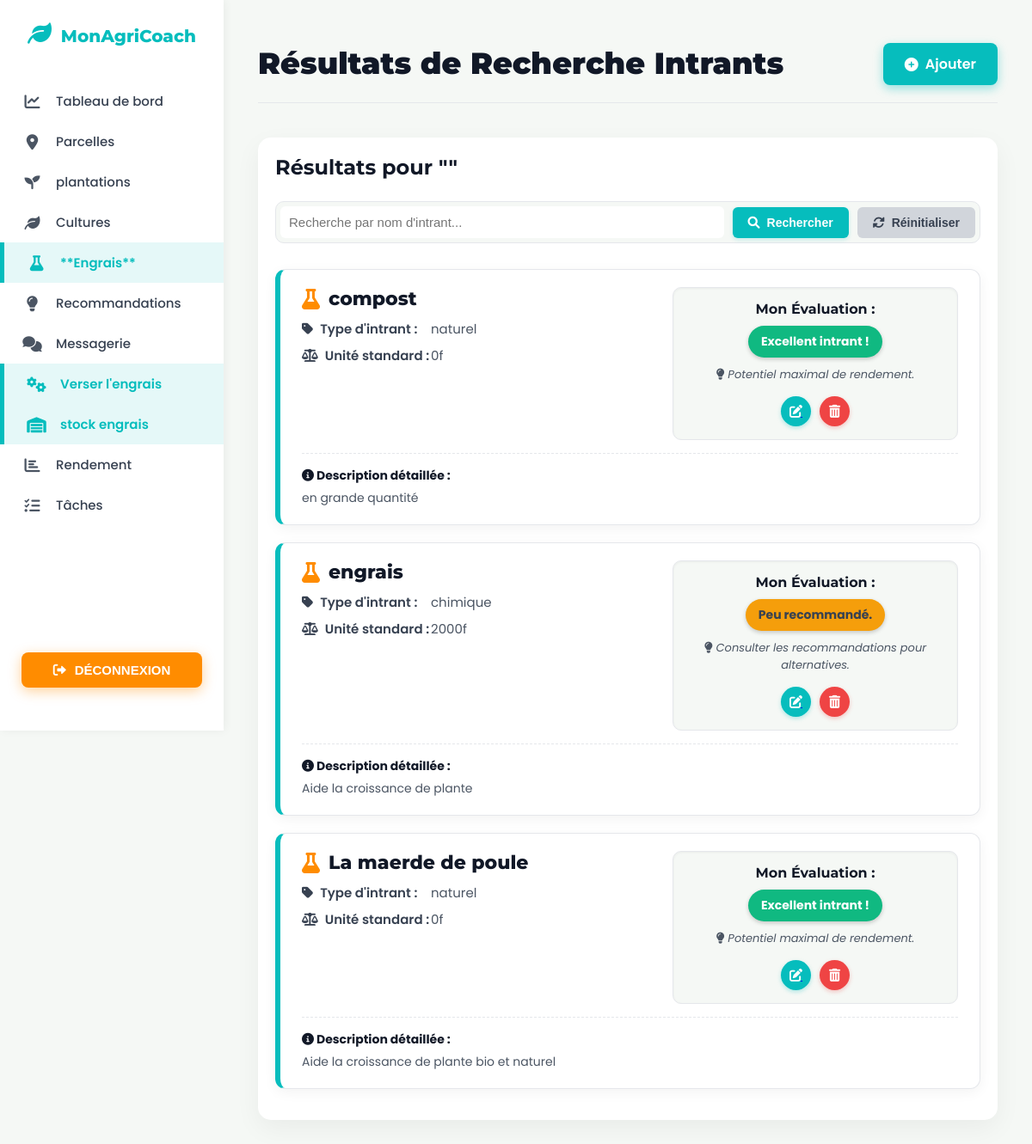
The app's page /recherche_intrant.php (signed in) with its own data.
### tables this page shows
CREATE TABLE `intrant` (
  `id` int(11) NOT NULL,
  `nom_intrant` varchar(45) NOT NULL,
  `type_intrant` varchar(255) NOT NULL,
  `unite_standard` varchar(45) NOT NULL,
  `descriptions` text NOT NULL,
  `id_agriculteur` int(11) NOT NULL
);

### recherche_intrant.php (the view, shortened to what this page needs)
<?php
require_once 'db.php';
$userId = $_SESSION['user_id'];
$intrants = [];
$params = [':userId' => $userId];
$termeRecherche = $_GET['recherche'] ?? '';
$query_string ="SELECT id, nom_intrant, type_intrant, unite_standard, descriptions
                FROM intrant
                WHERE id_agriculteur = :userId";
$query_string .= " ORDER BY nom_intrant ASC";
try{
    $pdo->setAttribute(PDO::ATTR_ERRMODE, PDO::ERRMODE_EXCEPTION);
    $stmt = $pdo->prepare($query_string);
    $stmt->execute($params);
    $intrants = $stmt->fetchAll(PDO::FETCH_ASSOC);
} catch (PDOException $e) {
    error_log("Erreur de recherche des intrants: " . $e->getMessage());
    $error_message = "Erreur de récupération des intrants : Une erreur technique est survenue.";
}
$counter = 0;
?>
<!DOCTYPE html>
<html lang="fr">
<head>
    <link rel="stylesheet" href="https://cdnjs.cloudflare.com/ajax/libs/font-awesome/6.0.0-beta3/css/all.min.css">
</head>
<body>
    <nav class="sidebar">
        <a href="index.php" class="logo">
                <i class="fas fa-leaf"></i> MonAgriCoach
            </a>
        <ul>
            <li><a href="farmer_dashboard.php"><i class="fas fa-chart-line"></i> Tableau de bord</a></li>
            <li> <a href="liste_parcelle.php"><i class="fas fa-map-marker-alt"></i> Parcelles</a></li>
            <li> <a href="liste_plantation.php"><i class="fas fa-seedling"></i> plantations</a></li>
            <li><a href="liste_culture.php"><i class="fas fa-leaf"></i>  Cultures</a></li>
            <li><a href="liste_intrant.php"><i class="fas fa-flask"></i> **Engrais**</a></li>
            <li> <a href="liste_recom.php"><i class="fas fa-lightbulb"></i> Recommandations</a></li>
            <li> <a href="liste_message_agri.php"><i class="fas fa-comments"></i> Messagerie</a></li>
            <li><a href="liste_appli_intrant.php"><i class="fas fa-cogs"></i>Verser l'engrais</a></li>
            <li> <a href="liste_st_intrant.php"><i class="fas fa-warehouse"></i> stock engrais</a></li>
            <li><a href="liste_re.php"><i class="fas fa-chart-bar"></i> Rendement</a></li>
            <li><a href="liste_taches.php"><i class="fas fa-tasks"></i> Tâches</a></li>
        </ul>
        <div class="btn-deconnexion-wrapper">
            <div class="btn_lien">
                <button >
                    <a href="deconnexion.php">
                        <i class="fas fa-sign-out-alt"></i> DÉCONNEXION
                    </a>
                </button>
            </div>
        </div>
    </nav>
    <div class="main-content">
        <div class="header">
            <h1>Résultats de Recherche Intrants</h1>
            <a href="intrant.php" class="add-new-link">
                <i class="fas fa-plus-circle"></i> Ajouter
            </a>
        </div>
        <div class="content-container">
            <h2>Résultats pour "<?= htmlspecialchars($termeRecherche); ?>"</h2>
            <form action="recherche_intrant.php" method="GET" class="search-form">
                <input type="text" name="recherche" placeholder="Recherche par nom d'intrant..." id="search_query" value="<?= htmlspecialchars($termeRecherche); ?>">
                <button type="submit"><i class="fas fa-search"></i> Rechercher</button>
                <button type="button" onclick="window.location.href='liste_intrant.php'"><i class="fas fa-sync-alt"></i> Réinitialiser</button>
            </form>
            <?php if (count($intrants) > 0): ?>
                <ul class="intrants-list">
                    <?php foreach($intrants as $intrant ):
                        $counter++;
                        if ($counter % 2 == 1) {
                            $status_class = 'excellent';
                            $status_message = 'Excellent intrant !';
                            $status_tip = 'Potentiel maximal de rendement.';
                        } else {
                            $status_class = 'warning';
                            $status_message = 'Peu recommandé.';
                            $status_tip = 'Consulter les recommandations pour alternatives.';
                        }
                    ?>
                        <li class="intrant-item">
                            <div class="intrant-main-row">
                                <div class="intrant-details">
                                    <h3>
                                        <i class="fas fa-flask"></i>
                                        <?= htmlspecialchars($intrant['nom_intrant']); ?>
                                    </h3>
                                    <div class="metadata-detail">
                                        <strong><i class="fas fa-tag"></i> Type d'intrant :</strong>
                                        <span><?= htmlspecialchars($intrant['type_intrant']); ?></span>
                                    </div>
                                    <div class="metadata-detail">
                                        <strong><i class="fas fa-balance-scale"></i> Unité standard :</strong>
                                        <span><?= htmlspecialchars($intrant['unite_standard']); ?></span>
                                    </div>
                                </div>
                                <div class="intrant-status">
                                    <h4>Mon Évaluation :</h4>
                                    <span class="status-tag <?= $status_class; ?>">
                                        <?= $status_message; ?>
                                    </span>
                                    <p><i class="fas fa-lightbulb"></i> <?= $status_tip; ?></p>
                                    <div class="status-actions">
                                        <a href="modifier_intrant.php?id=<?= $intrant['id']; ?>" title="Modifier">
                                            <i class="fas fa-edit"></i>
                                        </a>
                                        <form action="supprime_intrant.php" method="POST" onsubmit="return confirm('Êtes-vous sûr de vouloir supprimer l\'intrant : <?= htmlspecialchars($intrant['nom_intrant']); ?> ?');" style="display:inline;">
                                            <button type="submit" title="Supprimer" class="delete-button">
                                                <i class="fas fa-trash-alt"></i>
                                            </button>
                                        </form>
                                    </div>
                                </div>
                            </div>
                            <?php if (!empty($intrant['descriptions'])): ?>
                                <div class="description-detail">
                                    <strong><i class="fas fa-info-circle"></i> Description détaillée :</strong>
                                    <?= htmlspecialchars($intrant['descriptions']); ?>
                                </div>
                            <?php endif; ?>
                        </li>
                    <?php endforeach;?>
                </ul>
            <?php else:?>
                <p><i class="fas fa-search"></i> Aucun intrant trouvé pour le terme: "**<?= htmlspecialchars($termeRecherche); ?>**".</p>
            <?php endif;?>
        </div>
    </div>
</body>
</html>

### records on screen
intrant: nom_intrant "compost", type_intrant "naturel", unite_standard "0f", status_message "Excellent intrant !", status_tip "Potentiel maximal de rendement.", descriptions "en grande quantité"
intrant: nom_intrant "engrais", type_intrant "chimique", unite_standard "2000f", status_message "Peu recommandé.", status_tip "Consulter les recommandations pour alternatives.", descriptions "Aide la croissance de plante"
intrant: nom_intrant "La maerde de poule", type_intrant "naturel", unite_standard "0f", status_message "Excellent intrant !", status_tip "Potentiel maximal de rendement.", descriptions "Aide la croissance de plante bio et naturel"
